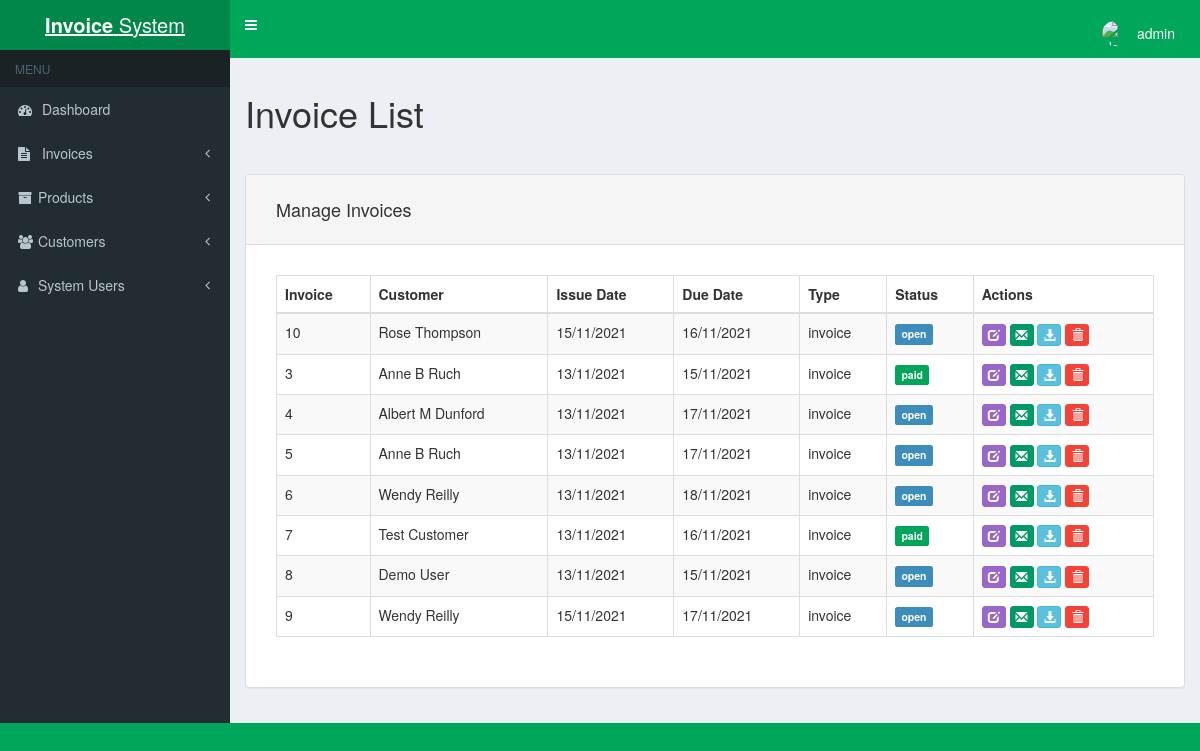
Page /invoice-list.php (signed in) on the earlier database version.
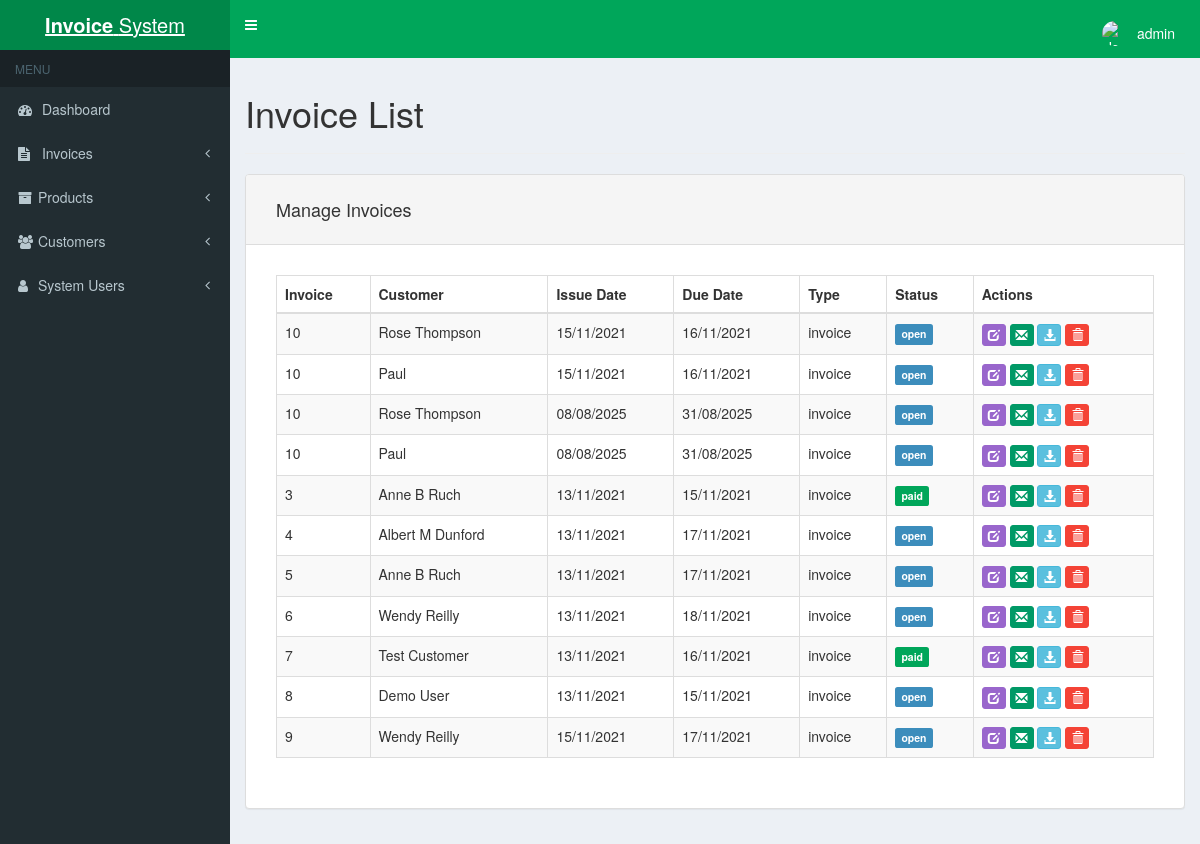
Same page on the later database version.
### tables this page shows
CREATE TABLE `invoices` (
  `id` int(11) NOT NULL,
  `invoice` varchar(255) NOT NULL,
  `custom_email` text NOT NULL,
  `invoice_date` varchar(255) NOT NULL,
  `invoice_due_date` varchar(255) NOT NULL,
  `subtotal` decimal(10,0) NOT NULL,
  `shipping` decimal(10,0) NOT NULL,
  `discount` decimal(10,0) NOT NULL,
  `vat` decimal(10,0) NOT NULL,
  `total` decimal(10,0) NOT NULL,
  `notes` text NOT NULL,
  `invoice_type` varchar(255) NOT NULL,
  `status` varchar(255) NOT NULL
);

CREATE TABLE `customers` (
  `id` int(11) NOT NULL,
  `invoice` varchar(255) NOT NULL,
  `name` varchar(255) NOT NULL,
  `email` varchar(255) NOT NULL,
  `address_1` varchar(255) NOT NULL,
  `address_2` varchar(255) NOT NULL,
  `town` varchar(255) NOT NULL,
  `county` varchar(255) NOT NULL,
  `postcode` varchar(255) NOT NULL,
  `phone` varchar(100) NOT NULL,
  `name_ship` varchar(255) NOT NULL,
  `address_1_ship` varchar(255) NOT NULL,
  `address_2_ship` varchar(255) NOT NULL,
  `town_ship` varchar(255) NOT NULL,
  `county_ship` varchar(255) NOT NULL,
  `postcode_ship` varchar(255) NOT NULL
);

### functions.php (the view, shortened to what this page needs)
<?php
function getInvoices() {
	$mysqli = new mysqli(DATABASE_HOST, DATABASE_USER, DATABASE_PASS, DATABASE_NAME);
    $query = "SELECT *
		FROM invoices i
		JOIN customers c
		ON c.invoice = i.invoice
		WHERE i.invoice = c.invoice
		ORDER BY i.invoice";
	$results = $mysqli->query($query);
	if($results) {
		print '<table class="table table-striped table-hover table-bordered" id="data-table" cellspacing="0"><thead><tr>
				<th>Invoice</th>
				<th>Customer</th>
				<th>Issue Date</th>
				<th>Due Date</th>
				<th>Type</th>
				<th>Status</th>
				<th>Actions</th>
			  </tr></thead><tbody>';
		while($row = $results->fetch_assoc()) {
			print '
				<tr>
					<td>'.$row["invoice"].'</td>
					<td>'.$row["name"].'</td>
				    <td>'.$row["invoice_date"].'</td>
				    <td>'.$row["invoice_due_date"].'</td>
				    <td>'.$row["invoice_type"].'</td>
				';
				if($row['status'] == "open"){
					print '<td><span class="label label-primary">'.$row['status'].'</span></td>';
				} elseif ($row['status'] == "paid"){
					print '<td><span class="label label-success">'.$row['status'].'</span></td>';
				}
			print '
				    <td><a href="invoice-edit.php?id='.$row["invoice"].'" class="btn btn-primary btn-xs"><span class="glyphicon glyphicon-edit" aria-hidden="true"></span></a> <a href="#" data-invoice-id="'.$row['invoice'].'" data-email="'.$row['email'].'" data-invoice-type="'.$row['invoice_type'].'" data-custom-email="'.$row['custom_email'].'" class="btn btn-success btn-xs email-invoice"><span class="glyphicon glyphicon-envelope" aria-hidden="true"></span></a> <a href="invoices/'.$row["invoice"].'.pdf" class="btn btn-info btn-xs" target="_blank"><span class="glyphicon glyphicon-download-alt" aria-hidden="true"></span></a> <a data-invoice-id="'.$row['invoice'].'" class="btn btn-danger btn-xs delete-invoice"><span class="glyphicon glyphicon-trash" aria-hidden="true"></span></a></td>
			    </tr>
			';
		}
		print '</tr></tbody></table>';
	} else {
		echo "<p>There are no invoices to display.</p>";
	}
}
?>

### header.php (shortened to what this page needs)
<!DOCTYPE html>
<html>
<head>
  <link rel="stylesheet" href="https://cdnjs.cloudflare.com/ajax/libs/font-awesome/4.5.0/css/font-awesome.min.css">
  <link rel="stylesheet" href="https://cdnjs.cloudflare.com/ajax/libs/ionicons/2.0.1/css/ionicons.min.css">
  <link rel="stylesheet" href="css/AdminLTE.css">
  <link rel="stylesheet" href="css/skin-green.css">
	<link rel="stylesheet" href="css/bootstrap.min.css">
	<link rel="stylesheet" href="css/bootstrap.datetimepicker.css">
	<link rel="stylesheet" href="//cdn.datatables.net/1.10.7/css/jquery.dataTables.css">
	<link rel="stylesheet" href="//cdn.datatables.net/plug-ins/1.10.7/integration/bootstrap/3/dataTables.bootstrap.css">
	<link rel="stylesheet" href="css/styles.css">
</head>
<body class="hold-transition skin-green sidebar-mini">
<div class="wrapper">
  <header class="main-header">
    <a href="" class="logo">
      <span style="text-decoration:none;" class="logo-lg"><b>Invoice</b> System</span>
    </a>
    <nav class="navbar navbar-static-top" role="navigation">
      <a href="#" class="sidebar-toggle" data-toggle="offcanvas" role="button">
      </a>
      <div class="navbar-custom-menu">
        <ul class="nav navbar-nav">
          <li class="dropdown user user-menu">
            <a href="#" class="dropdown-toggle" data-toggle="dropdown">
              <img src="https://pcrt.crab.org/images/default-user.png" class="user-image" alt="User Image">
              <span class="hidden-xs"><?php echo $_SESSION['login_username'];?></span>
            </a>
          </li>
        </ul>
      </div>
    </nav>
  </header>
  <aside class="main-sidebar">
    <section class="sidebar">
      <ul class="sidebar-menu">
        <li class="header">MENU</li>
        <li class="treeview">
          <a href="dashboard.php"><i class="fa fa-tachometer"></i> <span>Dashboard</span>
          </a>
        </li>
         <li class="treeview">
          <a href="#"><i class="fa fa-file-text"></i> <span>Invoices</span>
            <span class="pull-right-container">
              <i class="fa fa-angle-left pull-right"></i>
            </span>
          </a>
        </li>
         <li class="treeview">
          <a href="#"><i class="fa fa-archive"></i><span>Products</span>
            <span class="pull-right-container">
              <i class="fa fa-angle-left pull-right"></i>
            </span>
          </a>
        </li>
        <li class="treeview">
          <a href="#"><i class="fa fa-users"></i><span>Customers</span>
            <span class="pull-right-container">
              <i class="fa fa-angle-left pull-right"></i>
            </span>
          </a>
        </li>
        <li class="treeview">
          <a href="#"><i class="fa fa-user"></i><span>System Users</span>
            <span class="pull-right-container">
              <i class="fa fa-angle-left pull-right"></i>
            </span>
          </a>
        </li>
      </ul>
    </section>
  </aside>
  <div class="content-wrapper">
    <section class="content">

### invoice-list.php (shortened to what this page needs)
<?php
include('header.php');
include('functions.php');
?>
<h1>Invoice List</h1>
<hr>
<div class="row">
	<div class="col-xs-12">
		<div class="panel panel-default">
			<div class="panel-heading">
				<h4>Manage Invoices</h4>
			</div>
			<div class="panel-body form-group form-group-sm">
				<?php getInvoices(); ?>
			</div>
		</div>
	</div>
<?php
	include('footer.php');
?>

### footer.php
  </section>
  </div>
</div>
</body>
</html>

### css/skin-green.css (style rules this page uses)
.skin-green .main-header .navbar { background-color: #00a65a; }
.skin-green .main-header .navbar .nav > li > a { color: #ffffff; }
.skin-green .main-header .navbar .sidebar-toggle { color: #ffffff; }
.skin-green .main-header .navbar .sidebar-toggle { color: #fff; }
.skin-green .main-header .logo { background-color: #008d4c; color: #ffffff; border-bottom: 0 solid transparent; }
.skin-green .wrapper, .skin-green .main-sidebar, .skin-green .left-side { background-color: #222d32; }
.skin-green .sidebar-menu > li.header { color: #4b646f; background: #1a2226; }
.skin-green .sidebar-menu > li > a { border-left: 3px solid transparent; }
.skin-green .sidebar a { color: #b8c7ce; }

### css/styles.css (style rules this page uses)
body { padding: 0; background-color: #00a65a; }
.btn-primary { background-color: #9966cc; border-color: #9966cc; }
.btn-danger { background-color: #f44336; border-color: #f44336; }
.btn-success { background-color: #009966; border-color: #009966; }
.panel-body { padding: 30px 30px 15px 30px; }
.panel-heading { padding: 15px 30px 15px 30px; }
.user { margin-top: 8px; margin-right: 10px; }

Differences in the rows shown:
now on one of the page's lists (row unchanged): invoices: customers.invoice "10", customers.name "Paul", invoice_date "15/11/2021", invoice_due_date "16/11/2021", invoice_type "invoice", status "open"
added invoices: customers.invoice "10", customers.name "Rose Thompson", invoice_date "08/08/2025", invoice_due_date "31/08/2025", invoice_type "invoice", status "open", customers.name "Paul"
